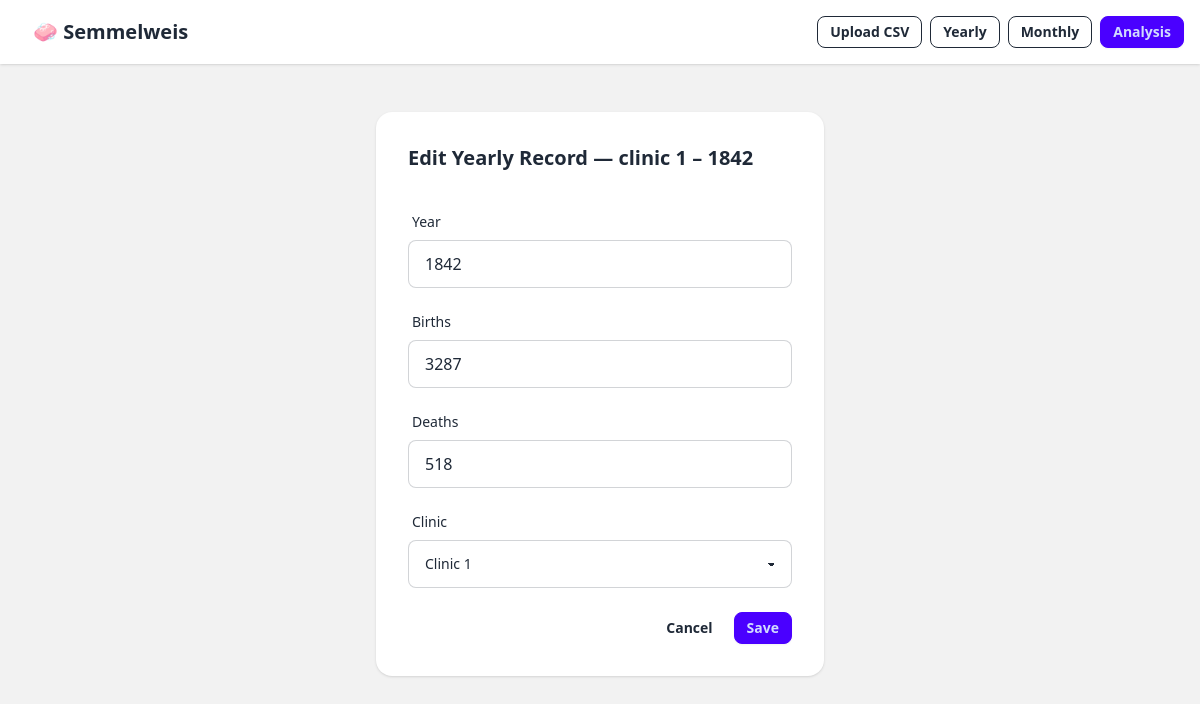
The app's page /yearly/2/edit/ with its own data.
### analysis/models.py (models this page shows, shortened)
class YearlyRecord(models.Model):
    year   = models.IntegerField()
    births = models.IntegerField()
    deaths = models.IntegerField()
    clinic = models.CharField(max_length=20)
    class Meta:
        ordering = ["clinic", "year"]
    def __str__(self):
        return f"{self.clinic} – {self.year}"

### analysis/views.py (the view)
# urls.py: path("yearly/<int:pk>/edit/",    views.YearlyUpdateView.as_view(), name="yearly-update"),
class YearlyUpdateView(UpdateView):
    model         = YearlyRecord
    form_class    = YearlyRecordForm
    template_name = "analysis/yearly_form.html"
    success_url   = reverse_lazy("analysis:yearly-list")
    def get_context_data(self, **kwargs):
        ctx = super().get_context_data(**kwargs)
        ctx["title"]      = f"Edit Yearly Record — {self.object}"
        ctx["cancel_url"] = reverse_lazy("analysis:yearly-list")
        return ctx

### analysis/forms.py
class YearlyRecordForm(forms.ModelForm):
    class Meta:
        model  = YearlyRecord
        fields = ["year", "births", "deaths", "clinic"]
        widgets = {
            "year":   forms.NumberInput(attrs={"class": "input input-bordered w-full"}),
            "births": forms.NumberInput(attrs={"class": "input input-bordered w-full"}),
            "deaths": forms.NumberInput(attrs={"class": "input input-bordered w-full"}),
            "clinic": forms.Select(
                choices=[("clinic 1", "Clinic 1"), ("clinic 2", "Clinic 2")],
                attrs={"class": "select select-bordered w-full"},
            ),
        }

### templates/analysis/yearly_form.html (shortened to what this page needs)
{% extends "base.html" %}
{% block content %}
<div class="card bg-base-100 shadow max-w-md mx-auto mt-8">
  <div class="card-body">
    <h2 class="card-title">{{ title }}</h2>
    <form method="post" class="space-y-4 mt-2">
      {% for field in form %}
        <div class="form-control">
          <label class="label">
            <span class="label-text font-medium">{{ field.label }}</span>
          </label>
          {{ field }}
        </div>
      {% endfor %}
      <div class="card-actions justify-end pt-2">
        <a href="{{ cancel_url }}" class="btn btn-ghost btn-sm">Cancel</a>
        <button class="btn btn-primary btn-sm">Save</button>
      </div>
    </form>
  </div>
</div>
{% endblock %}

### records on screen
YearlyRecord: form "1842" "3287" "518" "Clinic 1"

### other values on screen
{{ title }} "Edit Yearly Record — clinic 1 – 1842"
{{ field.label }} "Year" "Births" "Deaths" "Clinic"
